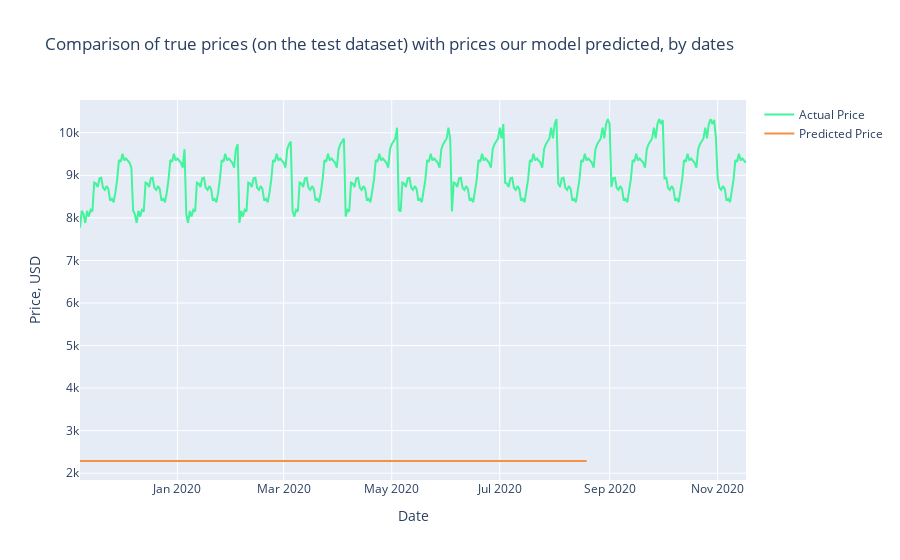

The notebook cell saved with this chart:
### Code cell
Test_Dates = df[len(df)-len(test):].index

trace1 = go.Scatter(x=Test_Dates, y=y_test2_inverse, name= 'Actual Price',
                   line = dict(color = ('rgb(66, 244, 155)'),width = 2))
trace2 = go.Scatter(x=Test_Dates, y=prediction2_inverse, name= 'Predicted Price',
                   line = dict(color = ('rgb(244, 146, 65)'),width = 2))
data = [trace1, trace2]
layout = dict(title = 'Comparison of true prices (on the test dataset) with prices our model predicted, by dates',
             xaxis = dict(title = 'Date'), yaxis = dict(title = 'Price, USD'))
fig = dict(data=data, layout=layout)
py.iplot(fig, filename='results_demonstrating1')

### Figure 1 — Plotly figure (JSON) as saved in the notebook; plotly's stock layout.template omitted (floating-point values rounded to 4 significant figures; data arrays with more than 128 entries replaced by an {"elided": "..."} marker saying what was removed)
{"data": [{"line": {"color": "rgb(66, 244, 155)", "width": 2}, "name": "Actual Price", "type": "scatter", "x": {"elided": "377 str values"}, "y": {"elided": "8640 float values"}}, {"line": {"color": "rgb(244, 146, 65)", "width": 2}, "name": "Predicted Price", "type": "scatter", "x": {"elided": "377 str values"}, "y": {"elided": "287 float values"}}], "layout": {"title": {"text": "Comparison of true prices (on the test dataset) with prices our model predicted, by dates"}, "xaxis": {"autorange": true, "range": ["2019-11-07", "2020-11-17"], "title": {"text": "Date"}, "type": "date"}, "yaxis": {"autorange": true, "range": [1840.0, 10770.0], "title": {"text": "Price, USD"}, "type": "linear"}}}
